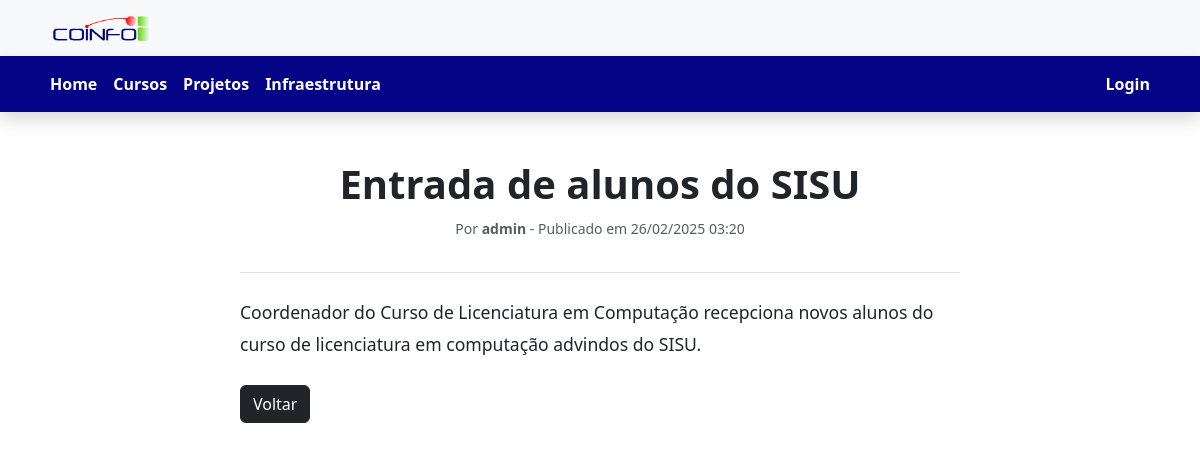
Page /noticia/1/ on the committed database.
### sistema/models.py (models this page shows, shortened)
class Noticia(models.Model):
    STATUS_CHOICES = [
        ('rascunho', 'Rascunho'),
        ('publicado', 'Publicado'),
    ]
    ATIVACAO_CHOICES = [
        ('ativada', 'Ativada'),
        ('desativada', 'Desativada'),
    ]
    titulo = models.CharField(max_length=255)
    conteudo = models.TextField()
    autor = models.ForeignKey(User, on_delete=models.CASCADE)
    data_publicacao = models.DateTimeField(auto_now_add=True)
    status = models.CharField(max_length=10, choices=STATUS_CHOICES, default='rascunho')
    ativacao = models.CharField(max_length=10, choices=ATIVACAO_CHOICES, default='ativada')

### sistema/views.py (the view)
# urls.py: path('noticia/<int:pk>/', views.detalhe_noticia, name='detalhe_noticia'),
def detalhe_noticia(request, pk):
    noticia = get_object_or_404(Noticia, pk=pk)
    return render(request, 'noticias/detalhe.html', {'noticia': noticia})

### sistema/templates/noticias/detalhe.html
{% extends 'base.html' %}
{% load static %}
{% block content %}
<div class="container mt-5">
    <div class="row justify-content-center">
        <div class="col-lg-8">
            <article class="border-bottom pb-3 mb-4">
                <h1 class="fw-bold text-center">{{ noticia.titulo }}</h1>
                <p class="text-muted text-center">
                    <small>Por <strong>{{ noticia.autor }}</strong> - Publicado em {{ noticia.data_publicacao|date:"d/m/Y H:i" }}</small>
                </p>
            </article>
            <div class="text-justify" style="font-size: 1.1rem; line-height: 1.8;">
                {{ noticia.conteudo|safe }}
            </div>
            <div class="mt-4">
                <a href="{% url 'home' %}" class="btn btn-dark">Voltar</a>
            </div>
        </div>
    </div>
</div>
{% endblock %}

### static/css/style.css (style rules this page uses)
* { margin: 0; padding: 0; box-sizing: border-box; }

### rows in the picture
Noticia: titulo "Entrada de alunos do SISU", autor "admin", data_publicacao "26/02/2025 03:20", conteudo "Coordenador do Curso de Licenciatura em Computação recepciona novos alunos do curso de licenciatura em computação advindos do SISU."
